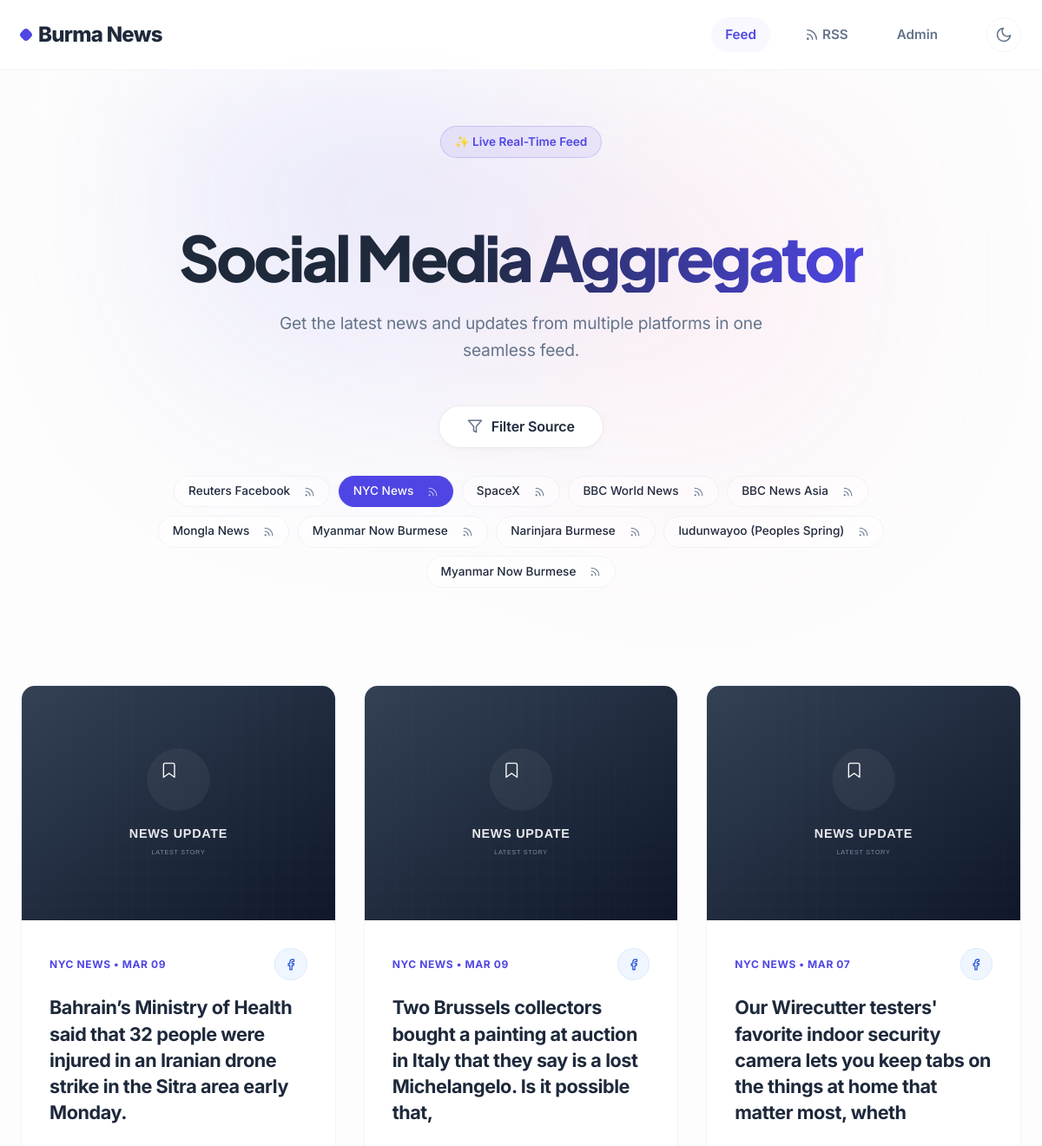
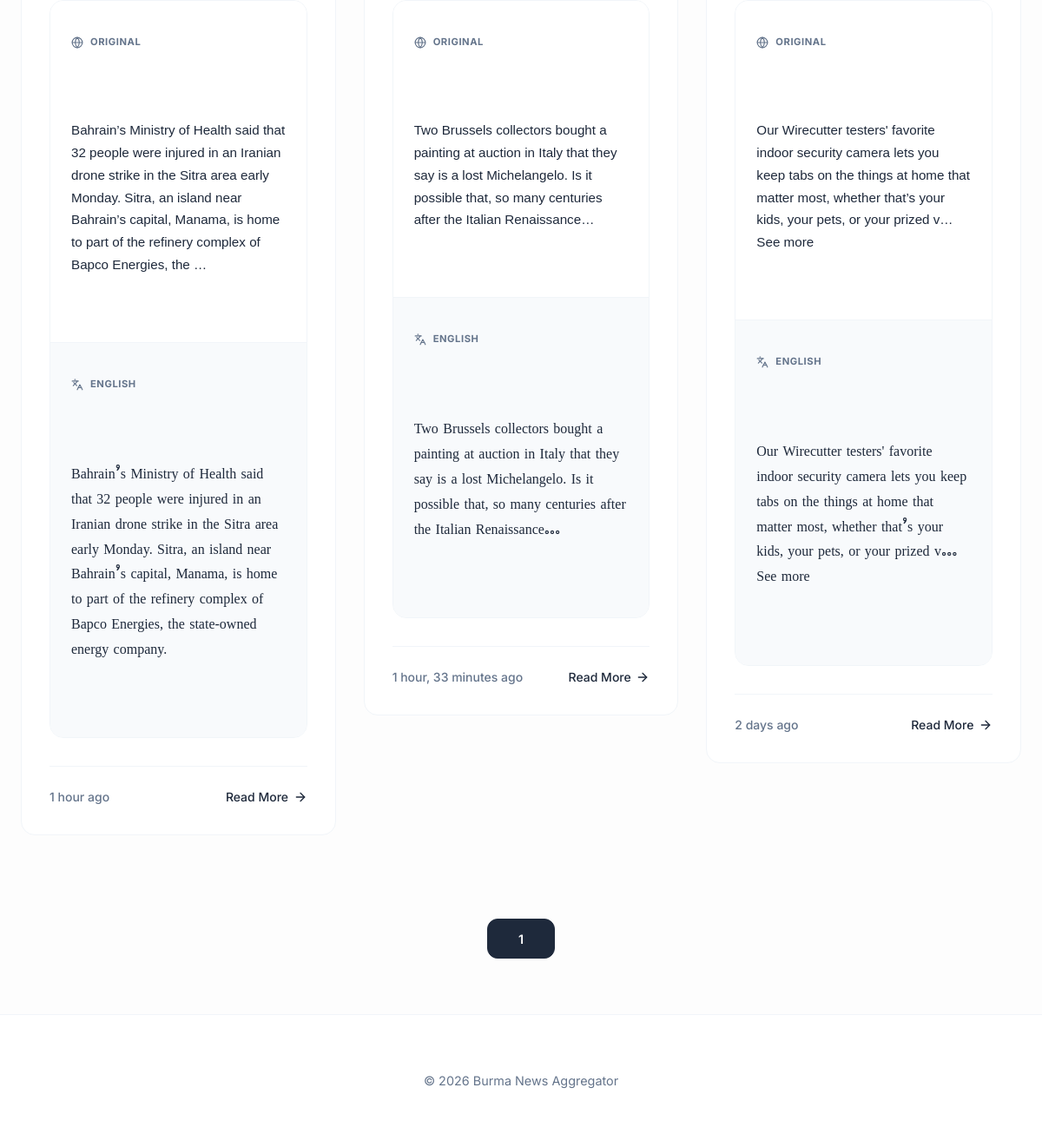
Screenshot of /?source=5 with the database file from the repository (2 pictures, top to bottom).
### aggregator/models.py (models this page shows, shortened)
class Source(models.Model):
    SOURCE_TYPES = [
        ('RSS', 'RSS'),
        ('FACEBOOK', 'Facebook'),
        ('TWITTER', 'X'),
        ('TELEGRAM', 'Telegram'),
    ]
    name = models.CharField(max_length=200)
    url = models.URLField(help_text="URL of the specific feed or page source")
    source_type = models.CharField(max_length=20, choices=SOURCE_TYPES, default='RSS')
    is_active = models.BooleanField(default=True)
    icon_url = models.URLField(blank=True, null=True, help_text="Optional icon URL")

class Post(models.Model):
    source = models.ForeignKey(Source, on_delete=models.CASCADE, related_name='posts')
    title = models.CharField(max_length=500)
    original_content = models.TextField()
    translated_content = models.TextField(blank=True, null=True)
    url = models.URLField(unique=True)
    image_url = models.URLField(max_length=500, blank=True, null=True)
    published_date = models.DateTimeField()
    created_at = models.DateTimeField(auto_now_add=True)
    @property
    def display_image_url(self):
        if self.image_url:
            return self.image_url
    class Meta:
        ordering = ['-published_date']

### aggregator/views.py (the view)
# urls.py: path('', views.index, name='index'),
def index(request):
    source_id = request.GET.get('source')
    source_type = request.GET.get('type')
    posts_list = Post.objects.all()
    if source_id:
        posts_list = posts_list.filter(source__id=source_id)
    if source_type:
        posts_list = posts_list.filter(source__source_type=source_type)
    paginator = Paginator(posts_list, 20) # Show 20 contacts per page.
    page_number = request.GET.get('page')
    page_obj = paginator.get_page(page_number)
    custom_range = paginator.get_elided_page_range(page_obj.number, on_each_side=2, on_ends=1)
    sources = Source.objects.filter(is_active=True)
    return render(request, 'aggregator/index.html', {
        'page_obj': page_obj,
        'custom_range': custom_range,
        'sources': sources,
        'current_source_type': source_type
    })

### aggregator/templates/aggregator/index.html (shortened to what this page needs)
{% extends 'aggregator/base.html' %}
{% block content %}
<div class="feed-header-wrapper">
    <div class="feed-header-bg-glow"></div>
    <div class="hero-badge">✨ Live Real-Time Feed</div>
    <h1 class="feed-title">Social Media Aggregator</h1>
    <p class="feed-subtitle">Get the latest news and updates from multiple platforms in one seamless feed.</p>
    <div class="premium-filter-container">
        <button class="premium-btn" onclick="document.getElementById('filterDropdown').classList.toggle('show')">
            <svg xmlns="http://www.w3.org/2000/svg" width="18" height="18" viewBox="0 0 24 24" fill="none"
                stroke="currentColor" stroke-width="2" stroke-linecap="round" stroke-linejoin="round">
                <polygon points="22 3 2 3 10 12.46 10 19 14 21 14 12.46 22 3" />
            </svg>
            <span>Filter Source</span>
        </button>
    </div>
    <div class="source-tags-container">
        {% for source in sources %}
        <div class="source-tag {% if request.GET.source|add:'0' == source.id %}active{% endif %}">
            <a href="?source={{ source.id }}" class="source-tag-name">
                {{ source.name }}
            </a>
            <button class="source-tag-rss"
                onclick="copySourceRss('{{ request.scheme }}://{{ request.get_host }}/feed/rss?source={{ source.id }}&format=xml', this)"
                title="Copy RSS" aria-label="Copy RSS">
                <svg xmlns="http://www.w3.org/2000/svg" width="13" height="13" viewBox="0 0 24 24" fill="none"
                    stroke="currentColor" stroke-width="2" stroke-linecap="round" stroke-linejoin="round">
                    <path d="M4 11a9 9 0 0 1 9 9" />
                    <path d="M4 4a16 16 0 0 1 16 16" />
                    <circle cx="5" cy="19" r="1" />
                </svg>
            </button>
        </div>
        {% endfor %}
    </div>
</div>
<div class="feed-grid">
    {% for post in page_obj %}
    <article class="news-card">
        <div class="card-image-container">
            <img src="{{ post.display_image_url }}" alt="" class="card-image" loading="lazy"
                onerror="this.onerror=null; this.src='/static/aggregator/images/placeholder_news.svg';">
        </div>
        <div class="card-content">
            <div class="source-badge">
                <div class="source-info">
                    <span class="source-text">{{ post.source.name }} • {{ post.published_date|date:"M d" }}</span>
                </div>
                <span class="source-type-tag {{ post.source.source_type|lower }}"
                    title="{{ post.source.get_source_type_display }}">
                    {% if post.source.source_type == 'RSS' %}
                    <svg xmlns="http://www.w3.org/2000/svg" width="14" height="14" viewBox="0 0 24 24" fill="none"
                        stroke="currentColor" stroke-width="2" stroke-linecap="round" stroke-linejoin="round">
                        <path d="M4 11a9 9 0 0 1 9 9" />
                        <path d="M4 4a16 16 0 0 1 16 16" />
                        <circle cx="5" cy="19" r="1" />
                    </svg>
                    {% elif post.source.source_type == 'FACEBOOK' %}
                    <svg xmlns="http://www.w3.org/2000/svg" width="14" height="14" viewBox="0 0 24 24" fill="none"
                        stroke="currentColor" stroke-width="2" stroke-linecap="round" stroke-linejoin="round">
                        <path d="M18 2h-3a5 5 0 0 0-5 5v3H7v4h3v8h4v-8h3l1-4h-4V7a1 1 0 0 1 1-1h3z" />
                    </svg>
                    {% else %}
                    {{ post.source.get_source_type_display }}
                    {% endif %}
                </span>
            </div>
            <h2 class="card-title">
                <a href="{{ post.url }}" target="_blank">
                    {{ post.title }}
                </a>
            </h2>
            <div class="card-excerpt">
                {% if post.source.source_type == 'RSS' or post.source.source_type == 'FACEBOOK' %}
                <div class="content-stack" onclick="openModal('modal-data-{{ post.id }}')" style="cursor: pointer;"
                    title="Click to read full post">
                    {% else %}
                    <div class="content-stack">
                        {% endif %}
                        <div class="content-block original">
                            <h4>
                                Original
                            </h4>
                            <div class="content-text" style="font-family: 'Namkhone', 'Pyidaungsu', sans-serif;">
                                {{ post.original_content|truncatewords:40|linebreaks }}
                            </div>
                        </div>
                        {% if post.translated_content %}
                        <div class="content-block translated">
                            <h4>
                                English
                            </h4>
                            <div class="content-text">
                                {{ post.translated_content|truncatewords:45|linebreaks }}
                            </div>
                        </div>
                        {% endif %}
                    </div>
                </div>
                <div class="card-footer">
                    <span>{{ post.published_date|timesince }} ago</span>
                    {% if post.source.source_type == 'RSS' or post.source.source_type == 'FACEBOOK' %}
                    <button onclick="openModal('modal-data-{{ post.id }}')" class="read-more"
                        style="background: none; border: none; font: inherit; cursor: pointer; padding: 0; display: inline-flex;">
                        Read More
                        <svg xmlns="http://www.w3.org/2000/svg" width="16" height="16" viewBox="0 0 24 24" fill="none"
                            stroke="currentColor" stroke-width="2" stroke-linecap="round" stroke-linejoin="round">
                            <path d="M5 12h14" />
                            <path d="m12 5 7 7-7 7" />
                        </svg>
                    </button>
                    {% endif %}
                </div>
            </div>
    </article>
    {% endfor %}
</div>
<div class="pagination">
    {% for page_num in custom_range %}
    {% if page_num == page_obj.paginator.ELLIPSIS %}
    <span class="page-link disabled">...</span>
    {% else %}
    {% if page_num == page_obj.number %}
    <span class="page-link active">{{ page_num }}</span>
    {% else %}
    <a href="?page={{ page_num }}{% if request.GET.source %}&source={{ request.GET.source }}{% endif %}"
        class="page-link">{{ page_num }}</a>
    {% endif %}
    {% endif %}
    {% endfor %}
</div>
{% endblock %}

### aggregator/static/aggregator/styles.css (style rules this page uses)
:root { --primary: #4f46e5; --primary-hover: #4338ca; --background: #fdfdfd; --surface: #ffffff; --text-main: #1e293b; --text-secondary: #64748b; --border: #f1f5f9; --border-hover: #e2e8f0; --shadow-sm: 0 1px 3px 0 rgb(0 0 0 / 0.02), 0 1px 2px -1px rgb(0 0 0 / 0.02); --shadow-md: 0 10px 15px -3px rgb(0 0 0 / 0.03), 0 4px 6px -4px rgb(0 0 0 / 0.03); --shadow-lg: 0 20px 25px -5px rgb(0 0 0 / 0.05), 0 8px 10px -6px rgb(0 0 0 / 0.01); --radius: 1rem; --font-sans: 'Inter', system-ui, -apple-system, sans-serif; --font-serif: 'Noto Serif Myanmar', serif; }
body { font-family: var(--font-sans); background-color: var(--background); color: var(--text-main); line-height: 1.6; margin: 0; min-height: 100vh; }
.feed-title { font-size: 3rem; font-weight: 800; color: var(--text-main); margin-bottom: 1.5rem; letter-spacing: -0.04em; line-height: 1.1; }
.feed-grid { column-count: 3; column-gap: 2rem; padding-bottom: 6rem; }
.news-card { background: var(--surface); border-radius: var(--radius); border: 1px solid var(--border); overflow: hidden; transition: all 0.4s cubic-bezier(0.25, 1, 0.5, 1); display: flex; flex-direction: column; break-inside: avoid; margin-bottom: 2rem; height: auto; }
.card-image { width: 100%; height: auto; display: block; background: #f1f5f9; }
.card-content { padding: 2rem; flex: 1; display: flex; flex-direction: column; }
.source-badge { display: flex; justify-content: space-between; align-items: center; width: 100%; font-size: 0.75rem; font-weight: 700; color: var(--primary); margin-bottom: 1rem; text-transform: uppercase; letter-spacing: 0.05em; }
.source-info { display: flex; align-items: center; gap: 0.5rem; min-width: 0; flex: 1; }
.source-text { white-space: nowrap; overflow: hidden; text-overflow: ellipsis; min-width: 0; }
.source-type-tag { font-size: 0.65rem; padding: 0.35rem; border-radius: 50%; font-weight: 700; letter-spacing: 0.02em; border: 1px solid transparent; transition: all 0.2s cubic-bezier(0.4, 0, 0.2, 1); cursor: default; flex-shrink: 0; margin-left: 0.5rem; display: inline-flex; align-items: center; justify-content: center; min-width: 24px; height: 24px; }
.source-type-tag.facebook { background-color: #eff6ff; color: #1d4ed8; border-color: #dbeafe; }
.card-title { font-size: 1.35rem; font-weight: 700; color: var(--text-main); margin: 0 0 1.5rem; line-height: 1.4; letter-spacing: -0.02em; }
.card-title a { color: inherit; text-decoration: none; transition: color 0.2s; }
.content-stack { border: 1px solid var(--border) !important; }
.content-block.translated .content-text { font-family: var(--font-serif) !important; font-size: 1rem !important; line-height: 1.8 !important; }
.card-excerpt { margin-bottom: 2rem; flex: 1; overflow: visible; }
.card-footer { display: flex; justify-content: space-between; align-items: center; border-top: 1px solid var(--border); padding-top: 1.5rem; margin-top: auto; font-size: 0.875rem; color: var(--text-secondary); font-weight: 500; }
.read-more { color: var(--text-main); font-weight: 600; text-decoration: none; display: inline-flex; align-items: center; gap: 0.35rem; transition: all 0.2s; }
.pagination { display: flex; justify-content: center; gap: 0.75rem; margin-bottom: 4rem; }
.page-link { min-width: 44px; padding: 0 1rem; height: 44px; display: flex; align-items: center; justify-content: center; border-radius: 12px; background: var(--surface); border: 1px solid var(--border); color: var(--text-main); text-decoration: none; transition: all 0.2s; font-weight: 600; font-size: 0.9rem; }
.page-link:hover, .page-link.active { background: var(--text-main); color: white; border-color: var(--text-main); }

### rows the page displays
Source: name "Reuters Facebook"
Source: name "NYC News"
Source: name "SpaceX"
Source: name "BBC World News"
Source: name "BBC News Asia"
Source: name "Mongla News"
Source: name "Myanmar Now Burmese"
Source: name "Narinjara Burmese"
Source: name "ludunwayoo (Peoples Spring)"
Source: name "Myanmar Now Burmese"
Post: source.name "NYC NEWS", published_date "MAR 09", title "Bahrain’s Ministry of Health said that 32 people were injured in an Iranian drone strike in the Sitra area early Monday.", original_content "Bahrain’s Ministry of Health said that 32 people were injured in an Iranian drone strike in the Sitra area early Monday. Sitra, an island near Bahrain’s capital, Manama, is home to part of the refinery complex of Bapco Energies, the …", translated_content "Bahrain’s Ministry of Health said that 32 people were injured in an Iranian drone strike in the Sitra area early Monday. Sitra, an island near Bahrain’s capital, Manama, is home to part of the refinery complex of Bapco Energies, the state-owned energy company.", published_date "1 hour"
Post: source.name "NYC NEWS", published_date "MAR 09", title "Two Brussels collectors bought a painting at auction in Italy that they say is a lost Michelangelo. Is it possible that,", original_content "Two Brussels collectors bought a painting at auction in Italy that they say is a lost Michelangelo. Is it possible that, so many centuries after the Italian Renaissance…", translated_content "Two Brussels collectors bought a painting at auction in Italy that they say is a lost Michelangelo. Is it possible that, so many centuries after the Italian Renaissance…", published_date "1 hour, 33 minutes"
Post: source.name "NYC NEWS", published_date "MAR 07", title "Our Wirecutter testers' favorite indoor security camera lets you keep tabs on the things at home that matter most, wheth", original_content "Our Wirecutter testers' favorite indoor security camera lets you keep tabs on the things at home that matter most, whether that’s your kids, your pets, or your prized v…See more", translated_content "Our Wirecutter testers' favorite indoor security camera lets you keep tabs on the things at home that matter most, whether that’s your kids, your pets, or your prized v…See more", published_date "2 days"

### other values shown
{{ page_num }} "1"
